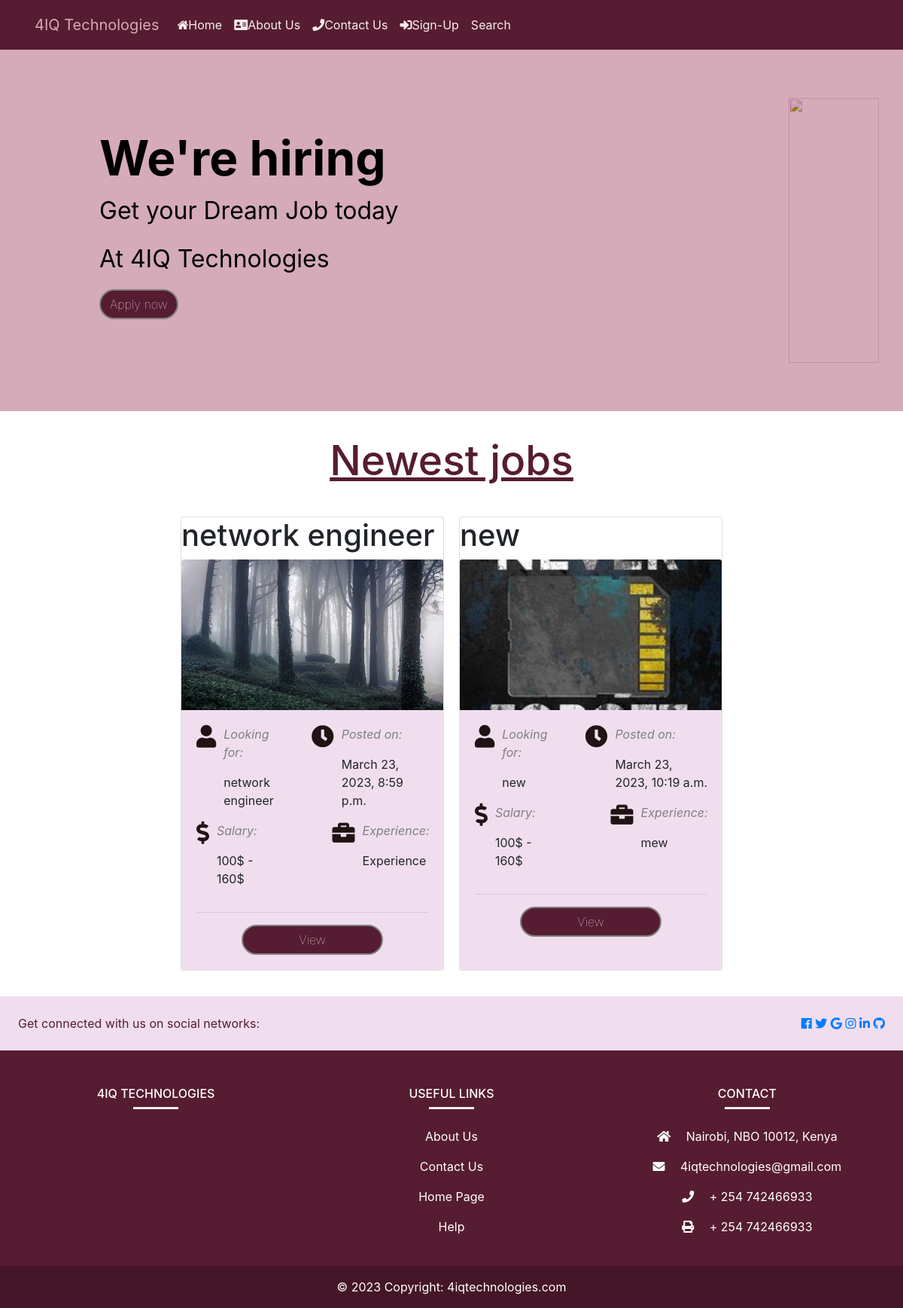
Page /employee/base on the committed database.
### job/models.py (models this page shows, shortened)
class Job(models.Model):
    COMPUTER_SUPPORT_SPECIALIST = 'Computer Support Specialist'
    HARDWARE_ENGINEER = 'Hardware Engineer'
    COMPUTER_SYSTEM_ANALYST = 'Computer System Analyst'
    SOFTWARE_DEVELOPER = 'Software Developer'
    PROGRAMMER = 'Programmer'
    WEB_DEVELOPER = 'Web Developer'
    NETWORK_ENGINEER = 'Network Engineer'
    SOFTWARE_TESTER = 'Software Tester'
    FRONTEND_DEVELOPER = "Frontend Developer"
    BACKEND_DEVELOPER = "Backend Developer"
    CHOICES_SIZE =   ( (COMPUTER_SUPPORT_SPECIALIST ,'COMPUTER_SUPPORT_SPECIALIST'),
    ( HARDWARE_ENGINEER ,'HARDWARE_ENGINEER'),
    ( COMPUTER_SYSTEM_ANALYST, 'COMPUTER_SYSTEM_ANALYST' ),
    ( SOFTWARE_DEVELOPER, 'SOFTWARE_DEVELOPER'),
    ( PROGRAMMER , 'PROGRAMMER'),
    ( WEB_DEVELOPER,'WEB_DEVELOPER'),
    ( NETWORK_ENGINEER,'NETWORK_ENGINEER'),
    ( SOFTWARE_TESTER,'SOFTWARE_TESTER'),
    (FRONTEND_DEVELOPER,"FRONTEND_DEVELOPER"),
    (BACKEND_DEVELOPER,"BACKEND_DEVELOPER")
    )
    ACTIVE = 'active'
    EMPLOYED = 'employed'
    ARCHIVED = 'archived'
    CHOICES_STATUS = (
        (EMPLOYED,'Employed'),
        (ACTIVE,'Active' ),
        (ARCHIVED,'Archived' )
     )
    title = models.CharField(max_length=200)
    created_at = models.DateTimeField(auto_now_add=True)
    skillset_required = models.TextField(max_length=2000)
    about_job= models.TextField(blank=True, null=True)
    image = models.ImageField(upload_to="covers/",null=True,blank=True)
    experience = models.CharField(max_length=100,null=True)
    salary = models.CharField(max_length=50,null=True)
    deadline = models.CharField(max_length=50,null=True)
    department_name = models.CharField( max_length=30,choices=CHOICES_SIZE)
    created_by = models.ForeignKey(User,
                                   related_name="jobs",
                                   on_delete=models.CASCADE)
    status = models.CharField(max_length=20,choices=CHOICES_STATUS,default='active')
    class Meta:
        ordering = ['-created_at']

### employee/views.py (the view)
# urls.py: path("base", views.base, name="base"),
def base(request):
    jobs = Job.objects.all()[0:8]
    return render(request, "base.html", {'jobs': jobs})

### notification/context_processors.py (called while the page is built)
def notifications(request):
    if request.user.is_authenticated:
        return {
            'notificactions': request.user.notifications.filter(is_read=False)
        }
    else:
        return {'notifications': []}

### employee/templates/base.html (shortened to what this page needs)
{% load static %}
{% include 'header.html' %}
<div
  class="jumbotron feature custom-land-page-bg"
  style="
    border-radius: 0;
    background-color: #d5abb9;
    height: 60vh;
    display: flex;
  "
>
  <div
    style=" width: 100%; color: black; align-items: center; display: flex; justify-content: space-between; margin-left: 100px"
  >
  <div>
    <h1 style="font-weight: bolder; font-size: 4em">We're hiring</h1>
    <p style="font-size: 2em">Get your <span>Dream Job</span> today</p>
    <p style="font-size: 2em">At 4IQ Technologies</p>
    <p>
      <a
      class="btn custom-btn"
      style="
          font-weight: 100;
          font-size: 1em;
          border: solid 2px grey;
          color: #f7edee;
          background-color: #561c32;
          border-radius: 10cm;
          "
        href=""
        >Apply now</a
        >
      </p>
    </div>
  </div>
  <div>
    <img
      src="https://img.freepik.com/premium-vector/we-are-hiring-group-people-are-holding-paper_186930-737.jpg"
      alt=""
      style="
        display: flex;
        margin-right: 100px;
        height: 100%;
        mix-blend-mode: color-burn;
      "
    />
  </div>
</div>
{% block content %}
<center>
  <h2
    class="subtitle has-text-centered"
    style="color: #561c32;font-size: 55px; text-decoration: underline;"
  >
    Newest jobs
  </h2>
</center>
<div
  class="container row"
  style="width: 100%;margin : auto; display: flex; justify-content: center"
>
  {% for job in jobs %}
  <div class="card" style="width: 350px; margin: 10px">
    <h1>
      {{job.title }}</h1>
    {% if job.image %}
     <img
      class="card-img-top"
      src="{{ job.image.url }}"
      style="height: 200px; object-fit: cover; overflow: hidden"
      alt="Card image cap"
    />
    {% endif %}
    <div class="card-body" style="background-color: #f0deef">
      <div class="media">
        <div class="media-content">
          <div style="display: flex">
            <div style="display: flex">
              <i
                style="font-size: 30px; color: rgb(32, 19, 19)"
                class="fas fa-user"
              ></i>
              <div
                style="display: inline; margin: 0px 10px; margin-right: 50px"
              >
                <i>
                  <p style="color: grey">Looking for:</p>
                </i>
                <p class="title">{{ job.title }}</p>
              </div>
            </div>
            <div style="display: flex">
              <i
                style="font-size: 30px; color: rgb(32, 19, 19)"
                class="fas fa-clock"
              ></i>
              <div style="display: inline; margin: 0px 10px">
                <i>
                  <p style="color: grey">Posted on:</p>
                </i>
                <p class="title">{{ job.created_at }}</p>
              </div>
            </div>
          </div>
          <div style="display: flex">
            <div style="display: flex">
              <i
                style="font-size: 30px; color: rgb(32, 19, 19)"
                class="fas fa-dollar-sign"
              ></i>
              <div
                style="display: inline; margin: 0px 10px; margin-right: 100px"
              >
                <i>
                  <p style="color: grey">Salary:</p>
                </i>
                <p class="title">{{ job.salary }} </p>
              </div>
            </div>
            <div style="display: flex">
              <i
                style="font-size: 30px; color: rgb(32, 19, 19)"
                class="fas fa-briefcase"
              ></i>
              <div style="display: inline; margin: 0px 10px">
                <i>
                  <p style="color: grey">Experience:</p>
                </i>
                <p class="title">{{ job.experience}}</p>
              </div>
            </div>
          </div>
        </div>
      </div>
      <div>
        <hr />
        <center>
          <a
            class="btn custom-btn"
            style="
              font-weight: 100;
              font-size: 1em;
              border: solid 2px grey;
              color: #f7edee;
              background-color: #561c32;
              border-radius: 10cm;
              width: 5cm;
              align-items: center;
            "
            href="{% url 'job:job_detail' job.id %}"
            >View</a
          >
        </center>
      </div>
    </div>
  </div>
  {% endfor %}
</div>
{% endblock %}
{% include 'footer.html' %}

### rows in the picture
Job: title "network engineer", image (picture), created_at "March 23, 2023, 8:59 p.m.", salary "100$ - 160$", experience "Experience"
Job: title "new", image (picture), created_at "March 23, 2023, 10:19 a.m.", salary "100$ - 160$", experience "mew"
